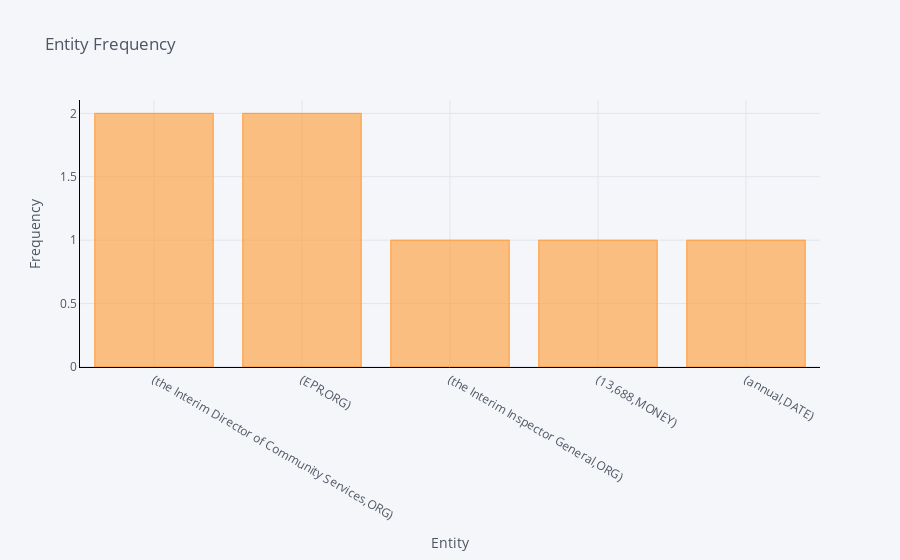

Notebook cell for this chart:
### Markdown cell above
Displaying Entities found in the text with their label, description and frequency

### Code cell
entities_df = entities(text_nlp)
entities_df

### Figure 1 — Plotly figure (JSON) as saved in the notebook; plotly's stock layout.template omitted (floating-point values rounded to 4 significant figures)
{"data": [{"marker": {"color": "rgba(255, 153, 51, 0.6)", "line": {"color": "rgba(255, 153, 51, 1.0)", "width": 1}}, "name": "Frequency", "orientation": "v", "text": "", "type": "bar", "x": ["(the Interim Director of Community Services,ORG)", "(EPR,ORG)", "(the Interim Inspector General,ORG)", "(13,688,MONEY)", "(annual,DATE)"], "y": [2, 2, 1, 1, 1]}], "layout": {"legend": {"bgcolor": "#F5F6F9", "font": {"color": "#4D5663"}}, "paper_bgcolor": "#F5F6F9", "plot_bgcolor": "#F5F6F9", "title": {"font": {"color": "#4D5663"}, "text": "Entity Frequency"}, "xaxis": {"gridcolor": "#E1E5ED", "linecolor": "black", "showgrid": true, "tickfont": {"color": "#4D5663"}, "title": {"font": {"color": "#4D5663"}, "text": "Entity"}, "zerolinecolor": "#E1E5ED"}, "yaxis": {"gridcolor": "#E1E5ED", "linecolor": "black", "showgrid": true, "tickfont": {"color": "#4D5663"}, "title": {"font": {"color": "#4D5663"}, "text": "Frequency"}, "zerolinecolor": "#E1E5ED"}}}
